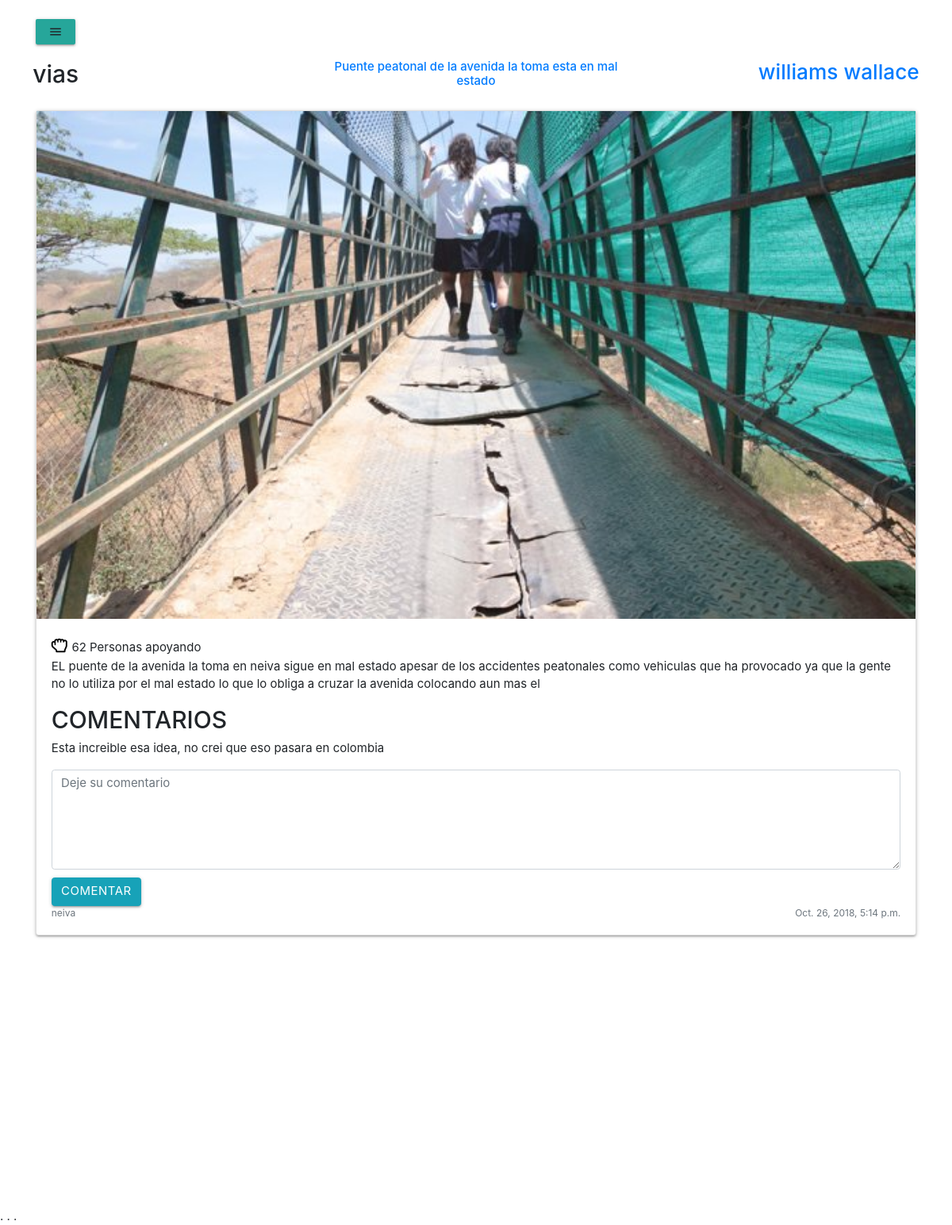
Screenshot of /posts/2/ (signed in) with the database file from the repository.
### posts/models.py (models this page shows, shortened)
class Post(models.Model):
    user = models.ForeignKey(User, on_delete=models.CASCADE)
    profile = models.ForeignKey('users.Profile', on_delete=models.CASCADE)
    title = models.CharField(max_length=255,default='N/A')
    description = models.CharField(max_length=255,default='N/A')
    CATEGORIES = (
        ('I', 'INFRASTRUCTURA'),
        ('E', 'EDUCACION'),
        ('S', 'SALUD'),
        ('T', 'TRANSPORTE'),
        ('B', 'BIENESTAR CIUDADANO'),
        ('O', 'OTRA'),
    )
    categories = models.CharField(max_length=20)
    city = models.CharField(max_length=255,default='N/A')
    photo = models.ImageField(upload_to='posts/photos')
    created = models.DateTimeField(auto_now_add=True)
    modified = models.DateTimeField(auto_now=True)

### posts/views.py (the view)
class PostDetailView(LoginRequiredMixin, DetailView):
    template_name = 'posts/detail.html'
    queryset = Post.objects.all()
    context_object_name = 'post'

### templates/posts/detail.html (shortened to what this page needs)
{% extends "base.html" %}
{% block head_content %}
    <link href='https://api.mapbox.com/mapbox-gl-js/v0.44.2/mapbox-gl.css' rel='stylesheet' />
{% endblock%}
{% block container %}
    <div class="container">
        <div class="row">
            {% include "posts/post_card.html" %}
            <div class="center">
            <div id='map' style='width: 750px; height: 300px;'></div>
          </div>
        </div>
    </div>
    <p>.
.
.    </p>
{% endblock %}

### templates/posts/post_card.html (shortened to what this page needs)
{% load static %}
<div class="center-block">
  <div class="row cont-titulos">
      <div class="col s3"><h2 class="text-left">{{ post.categories }}</h2></div>
      <div class="col s3"><h6 class="text-center"><a href="{% url "posts:detail" post.pk %}">{{ post.title }}</a></h6></div>
      <div class="col s3"><h3 class="text-right"><a href="{% url "users:detail" post.user.username %}">{{post.user.get_full_name}}</a></h3></div>
  </div>
  <div class="card mb-4 box-shadow">
    <img style="width: 100%;" src="{{ post.photo.url }}" alt="{{ post.title }}">
      <div class="card-body">
        <a href="#" style="color: #000; font-size: 20px;">
            <i class="far fa-hand-rock"></i>
        </a> 62 Personas apoyando
        <p class="card-text">{{ post.description }}</p>
        <div>
        <h2>COMENTARIOS<h2>
        </div>
        <p>Esta increible esa idea, no crei que eso pasara en colombia</p>
        <textarea class="form-control counted" name="message" placeholder="Deje su comentario" rows="5" style="margin-bottom:10px;"></textarea>
        <button class="btn btn-info" type="submit">Comentar</button>
        <div class="d-flex justify-content-between align-items-center">
        <small class="text-muted">{{ post.city }}</small>
        <small class="text-muted">{{ post.created }}</small>
      </div>
    </div>
  </div>
  </div>
</div>

### static/css/main.css (style rules this page uses)
html, body { background: #fafafa; height: 100%; width: 100%; font-family: 'Roboto', sans-serif; }

### templates/base.html (style rules this page uses)
.s3 { text-align: center; }
.cont-titulos { display: flex; justify-content: space-between; }

### rows the page displays
Post: categories "vias", title "Puente peatonal de la avenida la toma esta en mal estado", user.get_full_name "williams wallace", photo (picture), description "EL puente de la avenida la toma en neiva sigue en mal estado apesar de los accidentes peatonales como vehiculas que ha provocado ya que la gente no lo utiliza por el mal estado lo que lo obliga a cruzar la avenida colocando aun mas el", city "neiva", created "Oct. 26, 2018, 5:14 p.m."
